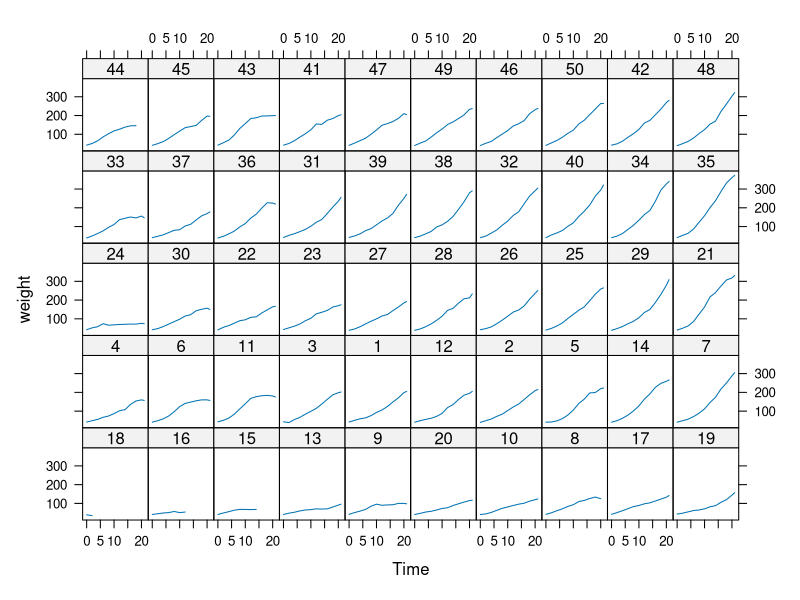
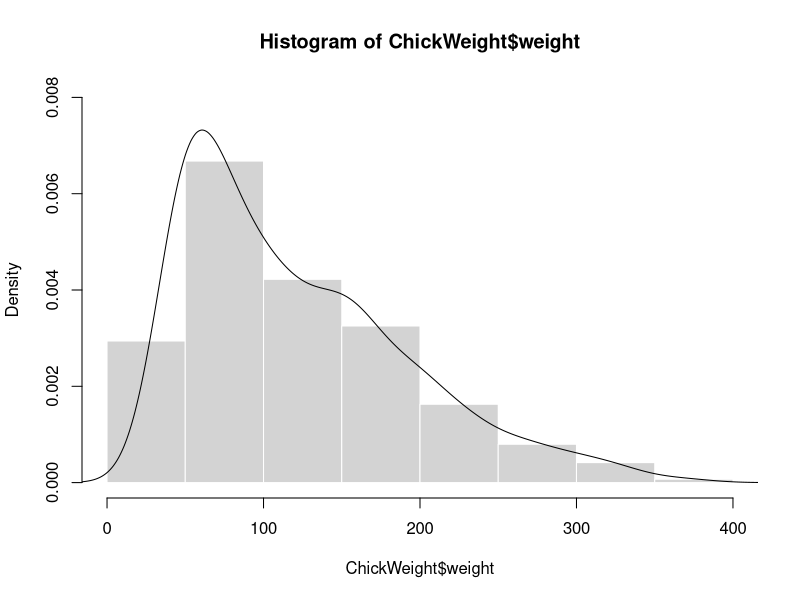
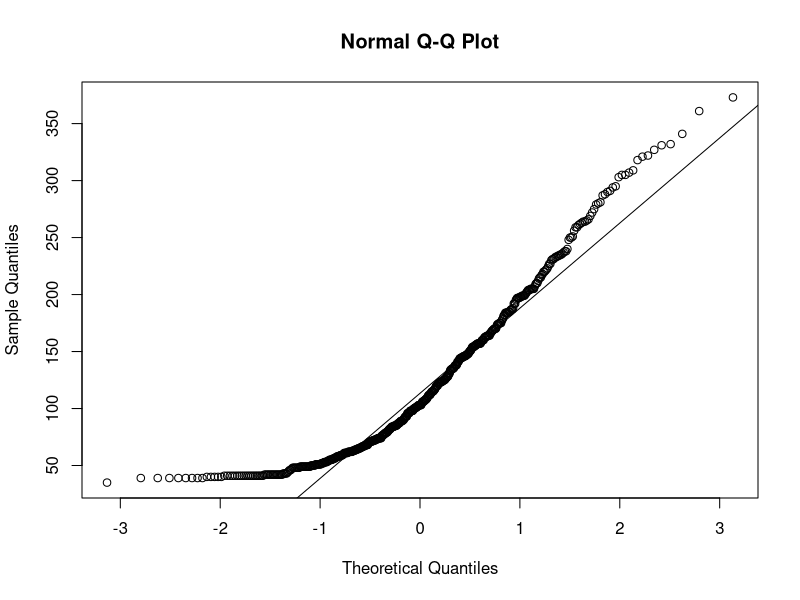
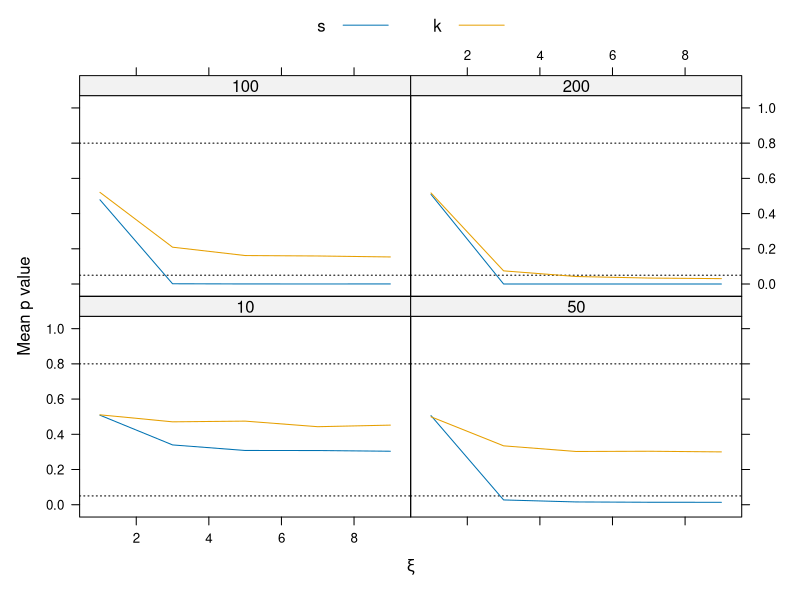

These figures' R source, in order:
#' ---
#' title: "Data simulation to compare methods for testing normality assumption"
#' author: ""
#' date: "Last modified: 2025-09-13"
#' bibliography: ../lit.bib
#' ---

#' # Example ChickWeight

data("ChickWeight")

lattice::xyplot(weight ~ Time | Chick, data = ChickWeight,
                type = "l", layout = c(10, 5))

hist(ChickWeight$weight, freq = FALSE, border = "white", ylim = c(0, 0.008))
lines(density(ChickWeight$weight))

qqnorm(ChickWeight$weight)
qqline(ChickWeight$weight)

shapiro.test(ChickWeight$weight)
ks.test(ChickWeight$weight, "pnorm",
        mean = mean(ChickWeight$weight),
        sd = sd(ChickWeight$weight))
# --> mean and sd should *not* be estimated from the sample!

# Additional tests from R package `nortest`

nortest::ad.test(ChickWeight$weight)      # Anderson-Darling test for normality
nortest::cvm.test(ChickWeight$weight)     # Cramer-von Mises test for normality
nortest::lillie.test(ChickWeight$weight)  # Lilliefors (Kolmogorov-Smirnov) test for normality
nortest::pearson.test(ChickWeight$weight) # Pearson chi-square test for normality
nortest::sf.test(ChickWeight$weight)      # Shapiro-Francia test for normality


#' # Simulate skewed data
#'
# For the data generating process we take the funtion `fGarch::rsnorm()`. In
# order to be change it easily, we still wrap it in `dgp()`.

dgp <- function(n, xi) {
  fGarch::rsnorm(n = n, mean = 0, sd = 1, xi = xi)
}

one_simulation <- function(n, xi) {
  y <- dgp(n = n, xi = xi)
  pval <- c(
    s = shapiro.test(y)$p.value,
    k = ks.test(y, "pnorm", mean = 0, sd = 1)$p.value
  )
  return(pval)
}

simulation_study <- function(niter, n, xi) {
  comb <- expand.grid(i = 1:niter, n = n, xi = xi)
  p <- mapply(one_simulation, n = comb$n, xi = comb$xi)
  comb$s <- p["s", ]
  comb$k <- p["k", ]
  comb
}

#+ cache = TRUE
res <- simulation_study(niter = 1000,
                        n = c(10, 50, 100, 200),
                        xi = seq(1, 10, 2))

lattice::xyplot(s + k ~ xi | factor(n), data = res,
                type = "a",,
                auto.key = list(space = "top", column = 2),
                xlab = expression(xi),
                ylab = "Mean p value",
                abline = list(h = c(0.05, 0.8), lty = 3))

# What Wikipedia says on this:
# https://de.wikipedia.org/wiki/Shapiro-Wilk-Test
